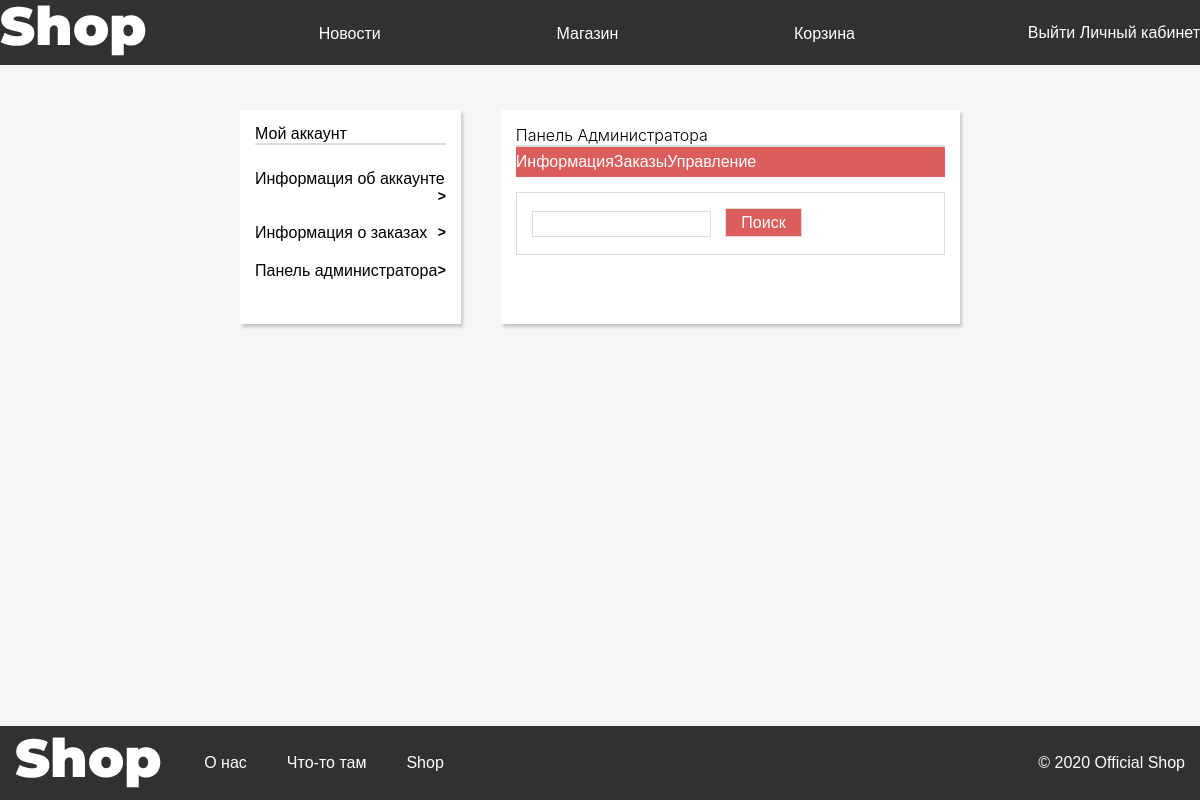
/cabinet/admin/orders/ (signed in), run on an earlier commit of the app's database.
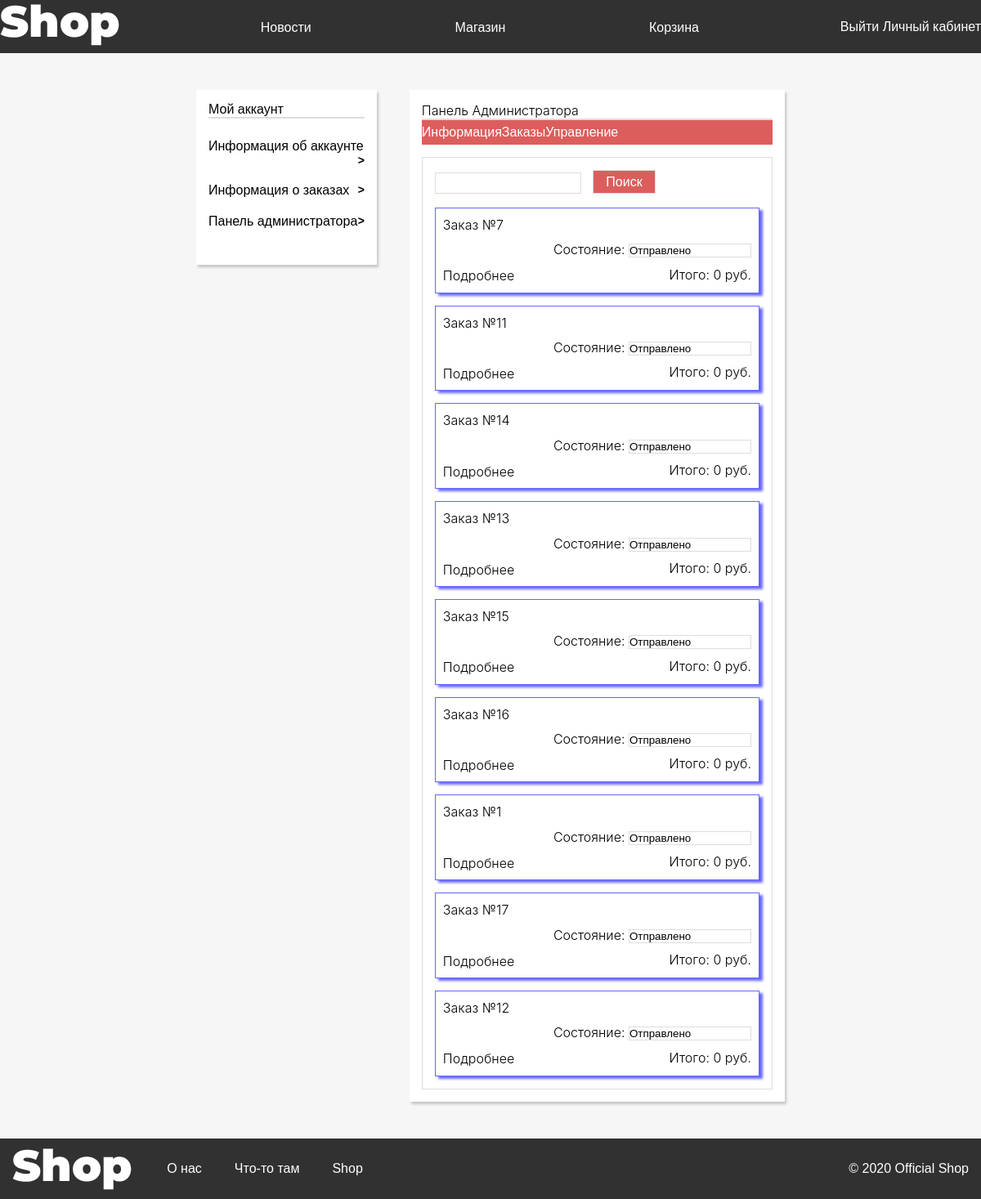
And on a later commit of the database.
### Cabinet/models.py (models this page shows, shortened)
class Orders(models.Model):
    userName =  models.TextField()
    goodId  =   models.IntegerField()
    count = models.IntegerField()
    result = models.IntegerField(default = 0)
    numberOfOrder = models.TextField()
    status = models.TextField(default = "Отправлено")

### Cabinet/views.py (the view)
# urls.py: path('admin/orders/', views.cabinet_admin_orders, name="cabinet_admin_orders"),
def cabinet_admin_orders(request):
    if request.POST:
        try:
            id = request.POST["hiddenId"]
            stat = request.POST["stat"]
            orders = Orders.objects.filter(numberOfOrder = id)
            print(2)
            for i in orders:
                i.status = stat
                i.save()
            orders = Orders.objects.all().order_by('-id')
        except Exception as e:
            print(1)
            search = request.POST["search"]
            print(search)
            orders = Orders.objects.filter(numberOfOrder = search).order_by('-id')
            if search == "":
                orders = Orders.objects.all().order_by('-id')
    else:
        orders = Orders.objects.all().order_by('-id')
    alreadyOrders = []
    allNumOfOrders = set()
    for i in orders:
        allNumOfOrders.add(i.numberOfOrder)
    for i in allNumOfOrders:
        order = {}
        goods = []
        orders = Orders.objects.filter(numberOfOrder = i).order_by('-id')
        for j in orders:
            order['result'] = j.result
            order['userName'] = j.userName
            AboutGood = About_goods.objects.get(id = j.goodId)
            goods.append({"good" : AboutGood,
                          'count' : j.count,
                          "price": j.count*AboutGood.price})
        order['status'] = j.status
        order['numberOfOrder'] = i
        order['goods'] = goods
        alreadyOrders.append(order)
    dict = {"aunt":True, "orders" : alreadyOrders}
    return checkAunt(request, "adminblock_orders", dict, 1)

### Cabinet/views.py (called while the page is built)
def checkAunt(request, what, dict, admin = 0):
    if request.user.is_authenticated:
        ID = request.session['id']
        usr = User.objects.get(id = ID)
        dict['admin'] = usr.is_staff
        if(admin):
            if(dict['admin']):
                return render(request, "CabinetTemp/"+ what +".html", dict)
            else:
                return HttpResponseRedirect("/cabinet")
        return render(request, "CabinetTemp/"+ what +".html", dict)
    return HttpResponseRedirect("/main")

### Registration/templates/CabinetTemp/adminblock_orders.html (shortened to what this page needs)
{%extends "CabinetTemp/adminblock.html"%}
{%block adminblock%}
{% load static %}
<div class='a-o-block adminBlock'>
    <div class="a-block">
        <form action="" method="post">
            <input name="search" type="search">
            <button type="submit">Поиск</button>
            {% csrf_token %}</form>
        {%for i in orders%}
        <form id='form{{i.numberOfOrder}}' action='' method = 'post'>
            <div>
                <div class="order">
                    <div class="orderBox">
                        <p>Заказ №{{i.numberOfOrder}} </p>
                        <div class='status'>
                            <p>Состояние:
                                <select name="stat" onchange='document.getElementById("form{{i.numberOfOrder}}").submit()'>
                                    <option  selected>{{i.status}}</option>
                                </select></p>
                            <p>Итого: {{ i.result }} руб.</p>
                        </div>
                        <div style = "font-size:14px;" class='details' onclick='detailBox({{i.numberOfOrder}})'>
                            <p>Подробнее</p>
                        </div>
                    </div>
                </div>
            </div>
        </form>
        {%endfor%}
    </div>
</div>
{%endblock%}

### Registration/templates/CabinetTemp/adminblock.html
{%extends "CabinetTemp/cabinet.html"%}
{%block content_in_cabinet%}
        <div class="infoBlock admin">
            <div class="info">
                <div class='blockName'>
                    <h2>Панель Администратора</h2>
                    <hr>
                </div>
                <div class='mainBlock'>
                    <div class='adminMenu'>
                       <a href="/cabinet/admin/info/">  Информация</a>
                         <a href="/cabinet/admin/orders/"> Заказы</a>
                         <a href="/cabinet/admin/management/"> Управление</a>
                    </div>
                    {%block adminblock%}
                    {%endblock%}
                </div>
            </div>
        </div>
{%endblock%}

### Registration/templates/CabinetTemp/cabinet.html (shortened to what this page needs)
{%extends "index.html"%}
{%block head%}
{% load static %}
<link rel="stylesheet" href="{%static 'cabinet.css'%}">
{%endblock%}
{%block content%}
<div class="content">
    <div class="contentBox">
        <div class="controlPanel">
            <div class='listPanel'><span>Мой аккаунт</span>
                <hr>
            </div>
            <div class="item">
                <a href="/cabinet/info/"><button style="cursor: pointer;background: none; border: none;">Информация об аккаунте</button></a>
                <a href="/cabinet/orders/"><button style="cursor: pointer;background: none; border: none;">Информация о заказах</button></a>
                {%if admin%}
                <a href="/cabinet/admin/"><button style="cursor: pointer;background: none; border: none;">Панель администратора</button></a>
                {%endif %}
            </div>
        </div>
        {% block content_in_cabinet %}
        {% endblock %}
    </div>
</div>
    {%endblock%}

### Registration/templates/index.html (shortened to what this page needs)
<!DOCTYPE html>
<html>
<head>
	{% load static %}
	<link rel='stylesheet' href="{%static 'main.css' %}">
	{%block head%}
	{%endblock%}
</head>
<body>
	<header class='header'>
		<div class='container'>
			<nav class='bar'>
				<a href="/main/"><img src='/static/images/shop.png' alt=''></a>
				<div class='menu'>
					<div>
						<a href='/main/'>Новости</a>
					</div>
					<div>
						<a href='/store/'>Магазин</a>
					</div>
					<div>
						<a href='/basket/'>Корзина</a>
					</div>
				</div>
				<div class='login'>
					{%if aunt%}
					<button><a class="login" href="/login/logout">Выйти</a></button>
					<button><a class="login" href="/cabinet">Личный кабинет</a></button>
					{% else %}
					<button><a class="login" href="/login">Войти</a></button>
					<button><a class="login" href="/registration">Регистрация</a></button>
					{%endif%}
				</div>
			</nav>
		</div>
	</header>
	{%block content%}
	{%endblock%}
	<footer class='footer'>
		<div class='nav-footer'>
			<div class='footer-block'>
				<img src="/static/images/shop.png" alt="">
				<ul class='footer-list'>
					<li><a href='/about/'>О нас</a></li>
					<li><a href='/about/'>Что-то там</a></li>
					<li><a href=''>Shop</a></li>
				</ul>
				<div class='copyright'>
					<span>© 2020 <span itemprop="publisher" itemscope="" itemtype="https://schema.org/Organization">
							<span itemprop="name">Official Shop</span></span>
					</span>
				</div>
			</div>
		</div>
	</footer>
</body>
</html>

### Registration/static/main.css (style rules this page uses)
:root { --price: red; }
* { margin: 0; padding: 0; }
body { background: #f6f6f6; margin: 0; padding: 0; display: flex; font-family: "PT Sans", "Helvetica", "Arial", sans-serif; flex-direction: column; min-height: 100vh; }
.box h1,h2,p { font-weight: 300; font-family: -apple-system, system-ui, BlinkMacSystemFont, "Segoe UI", Roboto, "Helvetica Neue", Arial, sans-serif; }
div, h1,h2,h3, a, p, form, button { font-size: 16px; box-sizing: border-box; margin: 0; padding: 0; }
a { color: white; text-decoration: none; }
hr { border: 1px solid; border-color: #ddd; }
ul, li { display: block; margin: 0; padding: 0; }
.content { margin: 0; padding: 0; flex-grow: 1; }
.header { display: table; background: rgba(0, 0, 0, 0.8); width: 100%; }
.container { position: relative; max-width: 1330px; margin: 0 auto; }
.bar { display: flex; align-items: center; padding: 5px 0; }
.menu { display: flex; flex: 2; justify-content: space-evenly; }
.menu div { font-size: 19px; padding: 3px; }
.menu div a { padding: 5px 0; color: #fff; transition: all 0.5s ease; }
.login { color: white; transition: all 0.2s ease-in-out; }
.footer { width: 100%; max-height: 90px; background: rgba(0, 0, 0, 0.8); }
.nav-footer { padding: 0 15px; }
.footer-block { display: flex; align-items: center; margin: 0 auto; max-width: 87.4375em; }
.footer-list { display: flex; padding: 23.2333px; }
.footer-list li { margin: 0 20px; }
.footer-list li, .footer-list li a { padding: 5px 0; }
.copyright { align-items: center; margin-left: auto; }
.copyright span { color: white; }
.login button { border: none; margin: 0; padding: 0; background: none; }

### Registration/static/cabinet.css (style rules this page uses)
.content { width: 60%; margin: 0 auto; }
.contentBox { display: flex; margin: 45px 0; }
.controlPanel { background: white; width: 240px; height: 214px; margin-right: 40px; box-shadow: 2px 3px 3px rgba(0, 0, 0, 0.2); }
.item { display: flex; flex-direction: column; padding: 0 15px 0 15px; }
.controlPanel a { color: black; padding: 10px 0; font-size: 14px; }
.controlPanel a:after { font-weight: 700; content: ">"; line-height: 16px; float: right; }
.listPanel { padding: 15px; }
.infoBlock { width: 69.3%; background: white; box-shadow: 2px 3px 3px rgba(0, 0, 0, 0.2); }
.info { padding: 15px; }
.mainBlock > div { line-height: 1.9; }
.order { width: 100%; border: 1px solid rgba(0, 0, 255, 0.6); box-shadow: 4px 3px 3px rgba(0, 0, 255, 0.6); }
.details { cursor: pointer; background: none; border: none; box-sizing: content-box; margin-top: 32px; color: black; }
.details { content: ">"; }
.status { float: right; }
.status p:last-child { float: right; }
.order { margin-top: 15px; }
.orderBox { padding: 5px 9px 5px 9px; }
.adminMenu { display: flex; }
.a-block { padding: 15px; }
.adminMenu { width: 100%; background: #db5e5c; }
.adminBlock { margin-top: 15px; width: 100%; border: 1px solid #ddd; }
.status select { background: none; border: 1px solid #ddd; -webkit-appearance: none; -moz-appearance: none; appearance: none; }
.a-block form:first-child > input { background: none; border: 1px solid #ddd; height: 26px; margin-right: 10px; }
.a-block form:first-child > button { background: #db5e5c; padding: 5px 15px; border: 1px solid #ddd; height: 29px; color: white; }

What changed in the data, as far as the page shows it:
added Orders: stat "Отправлено"
added Orders: numberOfOrder "11", stat "Отправлено"
added Orders: numberOfOrder "14", stat "Отправлено"
added Orders: numberOfOrder "13", stat "Отправлено"
added Orders: numberOfOrder "15", stat "Отправлено"
added Orders: numberOfOrder "16", stat "Отправлено"
added Orders: stat "Отправлено"
added Orders: numberOfOrder "17"
added Orders: stat "Отправлено"
added Orders: numberOfOrder "12", stat "Отправлено"
Also different on the page:
new list line: "Заказ № 7 Состояние: Итого: 0 руб. Подробнее"
new list line: "Заказ № Состояние: Итого: 0 руб. Подробнее"
new list line: "Заказ № 1 Состояние: Итого: 0 руб. Подробнее"
